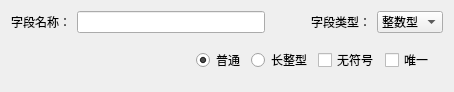
<?xml version="1.0" encoding="UTF-8"?>
<ui version="4.0">
 <class>fieldwidget</class>
 <widget class="QWidget" name="fieldwidget">
  <property name="geometry">
   <rect>
    <x>0</x>
    <y>0</y>
    <width>454</width>
    <height>90</height>
   </rect>
  </property>
  <property name="windowTitle">
   <string>Form</string>
  </property>
  <layout class="QVBoxLayout" name="verticalLayout">
   <item>
    <layout class="QGridLayout" name="gridLayout_3">
     <item row="0" column="4">
      <widget class="QComboBox" name="type_combo">
       <item>
        <property name="text">
         <string>整数型</string>
        </property>
       </item>
       <item>
        <property name="text">
         <string>浮点型</string>
        </property>
       </item>
       <item>
        <property name="text">
         <string>字符型</string>
        </property>
       </item>
       <item>
        <property name="text">
         <string>布尔型</string>
        </property>
       </item>
       <item>
        <property name="text">
         <string>时间型</string>
        </property>
       </item>
      </widget>
     </item>
     <item row="0" column="0">
      <widget class="QLabel" name="name_lab">
       <property name="text">
        <string>字段名称：</string>
       </property>
      </widget>
     </item>
     <item row="0" column="1">
      <widget class="QLineEdit" name="name_input"/>
     </item>
     <item row="0" column="2">
      <spacer name="horizontalSpacer_2">
       <property name="orientation">
        <enum>Qt::Horizontal</enum>
       </property>
       <property name="sizeType">
        <enum>QSizePolicy::Maximum</enum>
       </property>
       <property name="sizeHint" stdset="0">
        <size>
         <width>40</width>
         <height>20</height>
        </size>
       </property>
      </spacer>
     </item>
     <item row="0" column="3">
      <widget class="QLabel" name="type_lab">
       <property name="text">
        <string>字段类型：</string>
       </property>
      </widget>
     </item>
    </layout>
   </item>
   <item>
    <layout class="QHBoxLayout" name="horizontalLayout">
     <property name="spacing">
      <number>6</number>
     </property>
     <item>
      <spacer name="horizontalSpacer">
       <property name="orientation">
        <enum>Qt::Horizontal</enum>
       </property>
       <property name="sizeHint" stdset="0">
        <size>
         <width>40</width>
         <height>20</height>
        </size>
       </property>
      </spacer>
     </item>
     <item>
      <widget class="QStackedWidget" name="stackedWidget">
       <property name="currentIndex">
        <number>0</number>
       </property>
       <widget class="QWidget" name="intwid">
        <layout class="QHBoxLayout" name="horizontalLayout_2">
         <item>
          <spacer name="horizontalSpacer_5">
           <property name="orientation">
            <enum>Qt::Horizontal</enum>
           </property>
           <property name="sizeHint" stdset="0">
            <size>
             <width>40</width>
             <height>20</height>
            </size>
           </property>
          </spacer>
         </item>
         <item>
          <widget class="QRadioButton" name="int_btn">
           <property name="text">
            <string>普通</string>
           </property>
           <property name="checked">
            <bool>true</bool>
           </property>
          </widget>
         </item>
         <item>
          <widget class="QRadioButton" name="long_btn">
           <property name="text">
            <string>长整型</string>
           </property>
          </widget>
         </item>
         <item>
          <widget class="QCheckBox" name="int_uns">
           <property name="text">
            <string>无符号</string>
           </property>
          </widget>
         </item>
         <item>
          <widget class="QCheckBox" name="int_unq">
           <property name="text">
            <string>唯一</string>
           </property>
          </widget>
         </item>
        </layout>
       </widget>
       <widget class="QWidget" name="doublewid">
        <layout class="QHBoxLayout" name="horizontalLayout_3">
         <item>
          <spacer name="horizontalSpacer_3">
           <property name="orientation">
            <enum>Qt::Horizontal</enum>
           </property>
           <property name="sizeHint" stdset="0">
            <size>
             <width>40</width>
             <height>20</height>
            </size>
           </property>
          </spacer>
         </item>
         <item>
          <widget class="QCheckBox" name="double_uns">
           <property name="text">
            <string>无符号</string>
           </property>
          </widget>
         </item>
         <item>
          <widget class="QCheckBox" name="double_unq">
           <property name="text">
            <string>唯一</string>
           </property>
          </widget>
         </item>
        </layout>
       </widget>
       <widget class="QWidget" name="charwid">
        <layout class="QHBoxLayout" name="horizontalLayout_4">
         <item>
          <spacer name="horizontalSpacer_6">
           <property name="orientation">
            <enum>Qt::Horizontal</enum>
           </property>
           <property name="sizeHint" stdset="0">
            <size>
             <width>40</width>
             <height>20</height>
            </size>
           </property>
          </spacer>
         </item>
         <item>
          <widget class="QLabel" name="char_len_lab">
           <property name="text">
            <string>长度：</string>
           </property>
          </widget>
         </item>
         <item>
          <widget class="QLineEdit" name="char_len_input"/>
         </item>
         <item>
          <widget class="QRadioButton" name="char_box">
           <property name="text">
            <string>定长字符</string>
           </property>
           <property name="checked">
            <bool>true</bool>
           </property>
          </widget>
         </item>
         <item>
          <widget class="QRadioButton" name="varchar_box">
           <property name="text">
            <string>变长字符</string>
           </property>
          </widget>
         </item>
         <item>
          <widget class="QCheckBox" name="char_unq">
           <property name="text">
            <string>唯一</string>
           </property>
          </widget>
         </item>
        </layout>
       </widget>
       <widget class="QWidget" name="boolwid"/>
       <widget class="QWidget" name="timewid">
        <layout class="QHBoxLayout" name="horizontalLayout_5">
         <item>
          <spacer name="horizontalSpacer_4">
           <property name="orientation">
            <enum>Qt::Horizontal</enum>
           </property>
           <property name="sizeHint" stdset="0">
            <size>
             <width>40</width>
             <height>20</height>
            </size>
           </property>
          </spacer>
         </item>
         <item>
          <widget class="QCheckBox" name="time_year">
           <property name="text">
            <string>年</string>
           </property>
          </widget>
         </item>
         <item>
          <widget class="QCheckBox" name="time_month">
           <property name="text">
            <string>月</string>
           </property>
          </widget>
         </item>
         <item>
          <widget class="QCheckBox" name="time_day">
           <property name="text">
            <string>日</string>
           </property>
          </widget>
         </item>
         <item>
          <widget class="QCheckBox" name="time_hour">
           <property name="text">
            <string>时</string>
           </property>
           <property name="checkable">
            <bool>true</bool>
           </property>
           <property name="checked">
            <bool>true</bool>
           </property>
          </widget>
         </item>
        </layout>
       </widget>
      </widget>
     </item>
    </layout>
   </item>
  </layout>
 </widget>
 <tabstops>
  <tabstop>name_input</tabstop>
  <tabstop>type_combo</tabstop>
 </tabstops>
 <resources/>
 <connections>
  <connection>
   <sender>type_combo</sender>
   <signal>currentIndexChanged(int)</signal>
   <receiver>stackedWidget</receiver>
   <slot>setCurrentIndex(int)</slot>
   <hints>
    <hint type="sourcelabel">
     <x>422</x>
     <y>20</y>
    </hint>
    <hint type="destinationlabel">
     <x>345</x>
     <y>56</y>
    </hint>
   </hints>
  </connection>
 </connections>
</ui>
